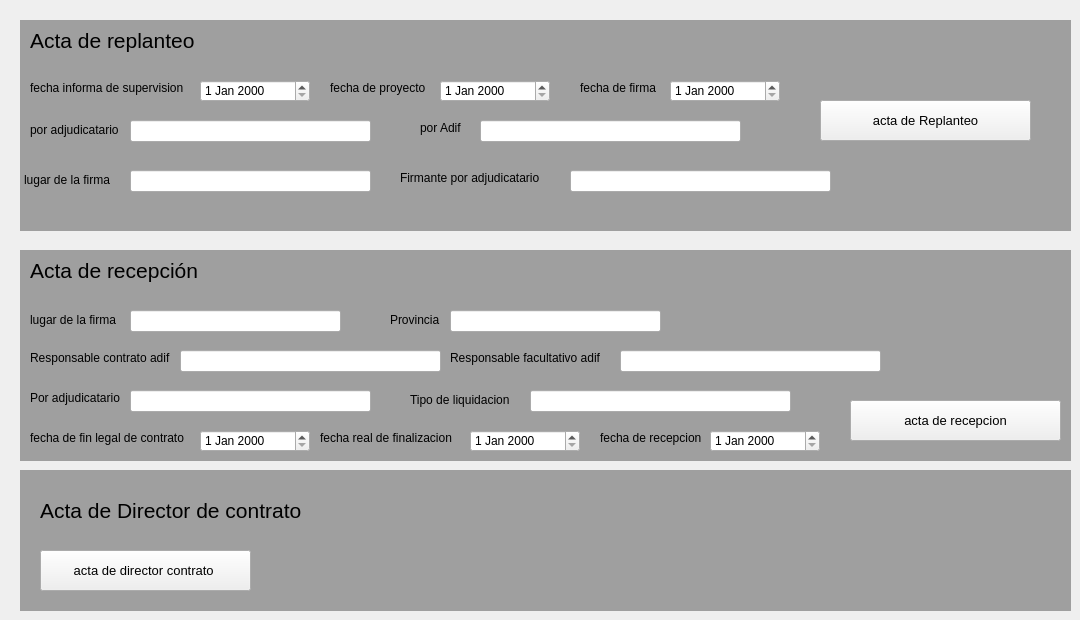
    <widget class="QWidget" name="ActasObra">
     <attribute name="title">
      <string>Actas para obras</string>
     </attribute>
     <widget class="QLabel" name="Lb34">
      <property name="geometry">
       <rect>
        <x>420</x>
        <y>120</y>
        <width>51</width>
        <height>16</height>
       </rect>
      </property>
      <property name="text">
       <string>por Adif</string>
      </property>
     </widget>
     <widget class="QLineEdit" name="Le51">
      <property name="geometry">
       <rect>
        <x>480</x>
        <y>120</y>
        <width>261</width>
        <height>22</height>
       </rect>
      </property>
     </widget>
     <widget class="QLabel" name="label_3">
      <property name="geometry">
       <rect>
        <x>330</x>
        <y>80</y>
        <width>111</width>
        <height>16</height>
       </rect>
      </property>
      <property name="text">
       <string>fecha de proyecto</string>
      </property>
     </widget>
     <widget class="QPushButton" name="Generar_replanteo">
      <property name="geometry">
       <rect>
        <x>820</x>
        <y>100</y>
        <width>211</width>
        <height>41</height>
       </rect>
      </property>
      <property name="font">
       <font>
        <pointsize>10</pointsize>
       </font>
      </property>
      <property name="text">
       <string>acta de Replanteo</string>
      </property>
     </widget>
     <widget class="QDateEdit" name="De5">
      <property name="geometry">
       <rect>
        <x>440</x>
        <y>80</y>
        <width>110</width>
        <height>22</height>
       </rect>
      </property>
     </widget>
     <widget class="QLabel" name="label_2">
      <property name="geometry">
       <rect>
        <x>30</x>
        <y>80</y>
        <width>171</width>
        <height>16</height>
       </rect>
      </property>
      <property name="text">
       <string>fecha informa de supervision</string>
      </property>
     </widget>
     <widget class="QLabel" name="label_19">
      <property name="geometry">
       <rect>
        <x>30</x>
        <y>20</y>
        <width>251</width>
        <height>41</height>
       </rect>
      </property>
      <property name="font">
       <font>
        <pointsize>16</pointsize>
       </font>
      </property>
      <property name="text">
       <string>Acta de replanteo</string>
      </property>
     </widget>
     <widget class="QDateEdit" name="De4">
      <property name="geometry">
       <rect>
        <x>200</x>
        <y>80</y>
        <width>110</width>
        <height>22</height>
       </rect>
      </property>
     </widget>
     <widget class="QLabel" name="Lb33">
      <property name="geometry">
       <rect>
        <x>30</x>
        <y>120</y>
        <width>101</width>
        <height>20</height>
       </rect>
      </property>
      <property name="text">
       <string>por adjudicatario</string>
      </property>
     </widget>
     <widget class="QLabel" name="Lb36">
      <property name="geometry">
       <rect>
        <x>24</x>
        <y>170</y>
        <width>111</width>
        <height>20</height>
       </rect>
      </property>
      <property name="text">
       <string>lugar de la firma</string>
      </property>
     </widget>
     <widget class="QLabel" name="Lb37">
      <property name="geometry">
       <rect>
        <x>400</x>
        <y>170</y>
        <width>161</width>
        <height>16</height>
       </rect>
      </property>
      <property name="text">
       <string>Firmante por adjudicatario</string>
      </property>
     </widget>
     <widget class="QLineEdit" name="Le53">
      <property name="geometry">
       <rect>
        <x>570</x>
        <y>170</y>
        <width>261</width>
        <height>22</height>
       </rect>
      </property>
     </widget>
     <widget class="QLineEdit" name="Le50">
      <property name="geometry">
       <rect>
        <x>130</x>
        <y>120</y>
        <width>241</width>
        <height>22</height>
       </rect>
      </property>
     </widget>
     <widget class="QLineEdit" name="Le52">
      <property name="geometry">
       <rect>
        <x>130</x>
        <y>170</y>
        <width>241</width>
        <height>22</height>
       </rect>
      </property>
     </widget>
     <widget class="QMdiArea" name="mdiArea_2">
      <property name="geometry">
       <rect>
        <x>20</x>
        <y>20</y>
        <width>1051</width>
        <height>211</height>
       </rect>
      </property>
     </widget>
     <widget class="QLineEdit" name="Le54">
      <property name="geometry">
       <rect>
        <x>130</x>
        <y>310</y>
        <width>211</width>
        <height>22</height>
       </rect>
      </property>
     </widget>
     <widget class="QLabel" name="label_4">
      <property name="geometry">
       <rect>
        <x>320</x>
        <y>430</y>
        <width>151</width>
        <height>16</height>
       </rect>
      </property>
      <property name="text">
       <string>fecha real de finalizacion</string>
      </property>
     </widget>
     <widget class="QLabel" name="Lb33_2">
      <property name="geometry">
       <rect>
        <x>410</x>
        <y>390</y>
        <width>111</width>
        <height>20</height>
       </rect>
      </property>
      <property name="text">
       <string>Tipo de liquidacion</string>
      </property>
     </widget>
     <widget class="QLabel" name="Lb37_2">
      <property name="geometry">
       <rect>
        <x>30</x>
        <y>430</y>
        <width>171</width>
        <height>16</height>
       </rect>
      </property>
      <property name="text">
       <string>fecha de fin legal de contrato </string>
      </property>
     </widget>
     <widget class="QMdiArea" name="mdiArea_3">
      <property name="geometry">
       <rect>
        <x>20</x>
        <y>250</y>
        <width>1051</width>
        <height>211</height>
       </rect>
      </property>
     </widget>
     <widget class="QLabel" name="Lb36_2">
      <property name="geometry">
       <rect>
        <x>30</x>
        <y>310</y>
        <width>101</width>
        <height>20</height>
       </rect>
      </property>
      <property name="text">
       <string>lugar de la firma</string>
      </property>
     </widget>
     <widget class="QLabel" name="label_20">
      <property name="geometry">
       <rect>
        <x>30</x>
        <y>250</y>
        <width>251</width>
        <height>41</height>
       </rect>
      </property>
      <property name="font">
       <font>
        <pointsize>16</pointsize>
       </font>
      </property>
      <property name="text">
       <string>Acta de recepción</string>
      </property>
     </widget>
     <widget class="QDateEdit" name="De8">
      <property name="geometry">
       <rect>
        <x>470</x>
        <y>430</y>
        <width>110</width>
        <height>22</height>
       </rect>
      </property>
     </widget>
     <widget class="QPushButton" name="Generar_recepcion">
      <property name="geometry">
       <rect>
        <x>850</x>
        <y>400</y>
        <width>211</width>
        <height>41</height>
       </rect>
      </property>
      <property name="font">
       <font>
        <pointsize>10</pointsize>
       </font>
      </property>
      <property name="text">
       <string>acta de recepcion</string>
      </property>
     </widget>
     <widget class="QDateEdit" name="De7">
      <property name="geometry">
       <rect>
        <x>200</x>
        <y>430</y>
        <width>110</width>
        <height>22</height>
       </rect>
      </property>
     </widget>
     <widget class="QLineEdit" name="Le59">
      <property name="geometry">
       <rect>
        <x>530</x>
        <y>390</y>
        <width>261</width>
        <height>22</height>
       </rect>
      </property>
     </widget>
     <widget class="QLineEdit" name="Le58">
      <property name="geometry">
       <rect>
        <x>130</x>
        <y>390</y>
        <width>241</width>
        <height>22</height>
       </rect>
      </property>
     </widget>
     <widget class="QLineEdit" name="Le56">
      <property name="geometry">
       <rect>
        <x>180</x>
        <y>350</y>
        <width>261</width>
        <height>22</height>
       </rect>
      </property>
     </widget>
     <widget class="QLabel" name="label_5">
      <property name="geometry">
       <rect>
        <x>30</x>
        <y>390</y>
        <width>111</width>
        <height>16</height>
       </rect>
      </property>
      <property name="text">
       <string>Por adjudicatario</string>
      </property>
     </widget>
     <widget class="QLabel" name="Lb34_2">
      <property name="geometry">
       <rect>
        <x>30</x>
        <y>350</y>
        <width>151</width>
        <height>16</height>
       </rect>
      </property>
      <property name="text">
       <string>Responsable contrato adif </string>
      </property>
     </widget>
     <widget class="QLineEdit" name="Le55">
      <property name="geometry">
       <rect>
        <x>450</x>
        <y>310</y>
        <width>211</width>
        <height>22</height>
       </rect>
      </property>
      <property name="text">
       <string/>
      </property>
     </widget>
     <widget class="QLabel" name="Lb36_3">
      <property name="geometry">
       <rect>
        <x>390</x>
        <y>310</y>
        <width>61</width>
        <height>20</height>
       </rect>
      </property>
      <property name="text">
       <string>Provincia</string>
      </property>
     </widget>
     <widget class="QLineEdit" name="Le57">
      <property name="geometry">
       <rect>
        <x>620</x>
        <y>350</y>
        <width>261</width>
        <height>22</height>
       </rect>
      </property>
     </widget>
     <widget class="QLabel" name="Lb34_3">
      <property name="geometry">
       <rect>
        <x>450</x>
        <y>350</y>
        <width>171</width>
        <height>16</height>
       </rect>
      </property>
      <property name="text">
       <string>Responsable facultativo adif </string>
      </property>
     </widget>
     <widget class="QLabel" name="Lb37_3">
      <property name="geometry">
       <rect>
        <x>600</x>
        <y>430</y>
        <width>111</width>
        <height>16</height>
       </rect>
      </property>
      <property name="text">
       <string>fecha de recepcion </string>
      </property>
     </widget>
     <widget class="QDateEdit" name="De9">
      <property name="geometry">
       <rect>
        <x>710</x>
        <y>430</y>
        <width>110</width>
        <height>22</height>
       </rect>
      </property>
     </widget>
     <widget class="QDateEdit" name="De6">
      <property name="geometry">
       <rect>
        <x>670</x>
        <y>80</y>
        <width>110</width>
        <height>22</height>
       </rect>
      </property>
     </widget>
     <widget class="QLabel" name="label">
      <property name="geometry">
       <rect>
        <x>580</x>
        <y>80</y>
        <width>91</width>
        <height>16</height>
       </rect>
      </property>
      <property name="text">
       <string>fecha de firma</string>
      </property>
     </widget>
     <widget class="QPushButton" name="Generar_Director">
      <property name="geometry">
       <rect>
        <x>40</x>
        <y>550</y>
        <width>211</width>
        <height>41</height>
       </rect>
      </property>
      <property name="font">
       <font>
        <pointsize>10</pointsize>
       </font>
      </property>
      <property name="text">
       <string>acta de director contrato </string>
      </property>
     </widget>
     <widget class="QLabel" name="label_21">
      <property name="geometry">
       <rect>
        <x>40</x>
        <y>490</y>
        <width>341</width>
        <height>41</height>
       </rect>
      </property>
      <property name="font">
       <font>
        <pointsize>16</pointsize>
       </font>
      </property>
      <property name="text">
       <string>Acta de Director de contrato</string>
      </property>
     </widget>
     <widget class="QMdiArea" name="mdiArea_4">
      <property name="geometry">
       <rect>
        <x>20</x>
        <y>470</y>
        <width>1051</width>
        <height>141</height>
       </rect>
      </property>
     </widget>
     <zorder>mdiArea_4</zorder>
     <zorder>mdiArea_3</zorder>
     <zorder>mdiArea_2</zorder>
     <zorder>Lb34</zorder>
     <zorder>Le51</zorder>
     <zorder>label_3</zorder>
     <zorder>Generar_replanteo</zorder>
     <zorder>De5</zorder>
     <zorder>label_2</zorder>
     <zorder>label_19</zorder>
     <zorder>De4</zorder>
     <zorder>Lb33</zorder>
     <zorder>Lb36</zorder>
     <zorder>Lb37</zorder>
     <zorder>Le53</zorder>
     <zorder>Le50</zorder>
     <zorder>Le52</zorder>
     <zorder>Le54</zorder>
     <zorder>label_4</zorder>
     <zorder>Lb33_2</zorder>
     <zorder>Lb37_2</zorder>
     <zorder>Lb36_2</zorder>
     <zorder>label_20</zorder>
     <zorder>De8</zorder>
     <zorder>Generar_recepcion</zorder>
     <zorder>De7</zorder>
     <zorder>Le59</zorder>
     <zorder>Le58</zorder>
     <zorder>Le56</zorder>
     <zorder>label_5</zorder>
     <zorder>Lb34_2</zorder>
     <zorder>Le55</zorder>
     <zorder>Lb36_3</zorder>
     <zorder>Le57</zorder>
     <zorder>Lb34_3</zorder>
     <zorder>Lb37_3</zorder>
     <zorder>De9</zorder>
     <zorder>De6</zorder>
     <zorder>label</zorder>
     <zorder>Generar_Director</zorder>
     <zorder>label_21</zorder>
    </widget>
